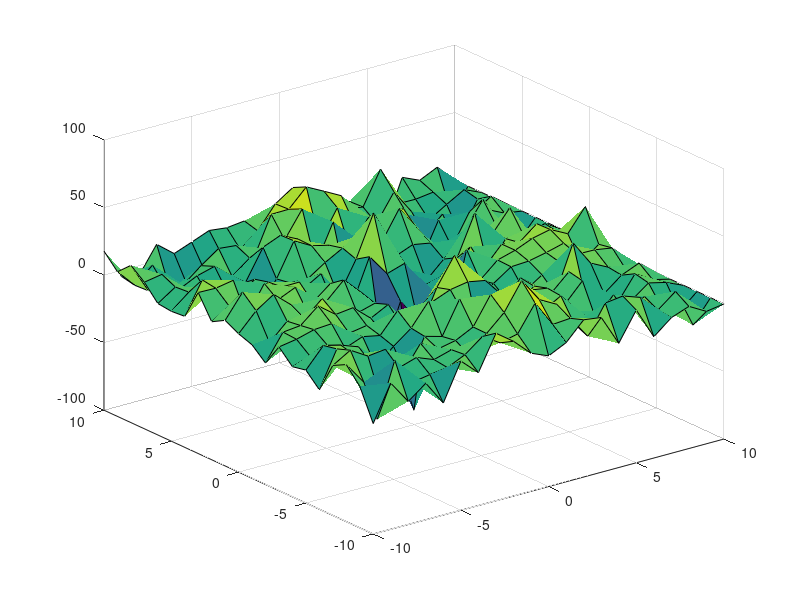

Recreate this plot in MATLAB.
n=20;
w=(pi/30:(2*pi-pi/30)/19:2*pi);
an=randn(1,20);
rad=(-pi:2*pi/19:pi);
g=9.8;
%h=zeros(201,201);
h=zeros(21,21);
j=1;
k=1;
t=0;
%[x,y]=meshgrid(-10:10,-10:10)
x=(-10:10);
y=(-10:10);
%x=(-50:0.5:50);
%y=(-50:0.5:50);
for m=1:21
    for n=1:211
     %   for t=0:0.1:30
            for i=1:20
                e=2*pi*rand();
                a=(w(i)^2)/g;
     h(j,k)=h(j,k)+an(i)*cos(a*x(j)*cos(rad(i))+a*y(k)*cos(rad(i)-w(i)*t+e));
            end
            k=k+1;
            if k==21
                k=1;
            end
    end
    j=j+1;
end
%mesh(x,y,h);
surf(x,y,h)